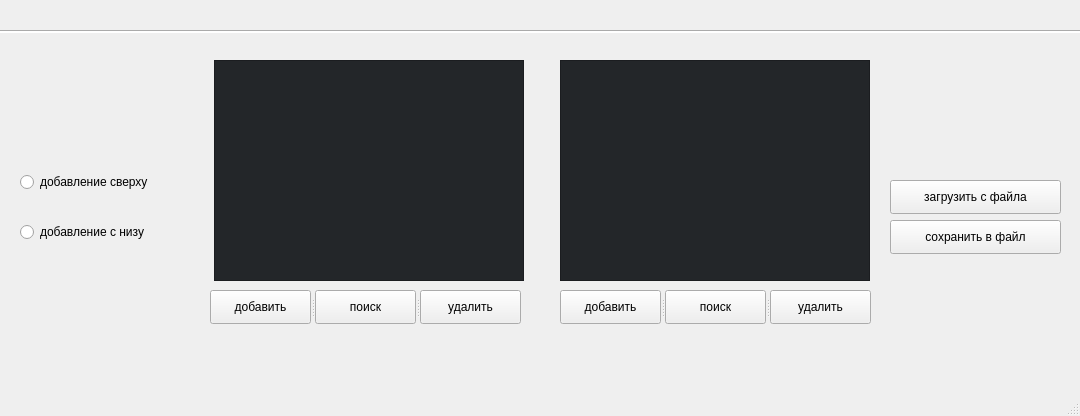
<?xml version="1.0" encoding="UTF-8"?>
<ui version="4.0">
 <class>MainWindow</class>
 <widget class="QMainWindow" name="MainWindow">
  <property name="geometry">
   <rect>
    <x>0</x>
    <y>0</y>
    <width>1080</width>
    <height>416</height>
   </rect>
  </property>
  <property name="minimumSize">
   <size>
    <width>1080</width>
    <height>416</height>
   </size>
  </property>
  <property name="maximumSize">
   <size>
    <width>1080</width>
    <height>416</height>
   </size>
  </property>
  <property name="windowTitle">
   <string>MainWindow</string>
  </property>
  <widget class="QWidget" name="centralwidget">
   <widget class="QListWidget" name="list">
    <property name="enabled">
     <bool>true</bool>
    </property>
    <property name="geometry">
     <rect>
      <x>214</x>
      <y>60</y>
      <width>310</width>
      <height>221</height>
     </rect>
    </property>
    <property name="sizePolicy">
     <sizepolicy hsizetype="Fixed" vsizetype="Expanding">
      <horstretch>0</horstretch>
      <verstretch>0</verstretch>
     </sizepolicy>
    </property>
    <property name="styleSheet">
     <string notr="true">background-color: #232629;</string>
    </property>
   </widget>
   <widget class="QListWidget" name="stack">
    <property name="geometry">
     <rect>
      <x>560</x>
      <y>60</y>
      <width>310</width>
      <height>221</height>
     </rect>
    </property>
    <property name="sizePolicy">
     <sizepolicy hsizetype="Fixed" vsizetype="Fixed">
      <horstretch>0</horstretch>
      <verstretch>0</verstretch>
     </sizepolicy>
    </property>
    <property name="minimumSize">
     <size>
      <width>310</width>
      <height>221</height>
     </size>
    </property>
    <property name="maximumSize">
     <size>
      <width>310</width>
      <height>221</height>
     </size>
    </property>
    <property name="styleSheet">
     <string notr="true">background-color: #232629</string>
    </property>
   </widget>
   <widget class="List_condition" name="progress_list" native="true">
    <property name="geometry">
     <rect>
      <x>20</x>
      <y>60</y>
      <width>180</width>
      <height>100</height>
     </rect>
    </property>
    <property name="minimumSize">
     <size>
      <width>180</width>
      <height>100</height>
     </size>
    </property>
    <property name="maximumSize">
     <size>
      <width>180</width>
      <height>100</height>
     </size>
    </property>
   </widget>
   <widget class="Stack_condition" name="progress_stack" native="true">
    <property name="geometry">
     <rect>
      <x>875</x>
      <y>60</y>
      <width>180</width>
      <height>100</height>
     </rect>
    </property>
    <property name="sizePolicy">
     <sizepolicy hsizetype="Fixed" vsizetype="Preferred">
      <horstretch>0</horstretch>
      <verstretch>0</verstretch>
     </sizepolicy>
    </property>
    <property name="minimumSize">
     <size>
      <width>180</width>
      <height>100</height>
     </size>
    </property>
    <property name="maximumSize">
     <size>
      <width>180</width>
      <height>100</height>
     </size>
    </property>
   </widget>
   <widget class="QRadioButton" name="input_up">
    <property name="geometry">
     <rect>
      <x>20</x>
      <y>170</y>
      <width>174</width>
      <height>24</height>
     </rect>
    </property>
    <property name="text">
     <string>добавление сверху</string>
    </property>
   </widget>
   <widget class="QRadioButton" name="input_down">
    <property name="geometry">
     <rect>
      <x>20</x>
      <y>220</y>
      <width>171</width>
      <height>24</height>
     </rect>
    </property>
    <property name="text">
     <string>добавление с низу</string>
    </property>
   </widget>
   <widget class="frame" name="widget" native="true">
    <property name="enabled">
     <bool>true</bool>
    </property>
    <property name="geometry">
     <rect>
      <x>0</x>
      <y>0</y>
      <width>1080</width>
      <height>40</height>
     </rect>
    </property>
    <property name="maximumSize">
     <size>
      <width>1080</width>
      <height>40</height>
     </size>
    </property>
    <property name="autoFillBackground">
     <bool>true</bool>
    </property>
    <property name="styleSheet">
     <string notr="true"/>
    </property>
   </widget>
   <widget class="Line" name="line">
    <property name="geometry">
     <rect>
      <x>0</x>
      <y>30</y>
      <width>1080</width>
      <height>3</height>
     </rect>
    </property>
    <property name="styleSheet">
     <string notr="true">background-color: rgb(255, 255, 255);</string>
    </property>
    <property name="orientation">
     <enum>Qt::Horizontal</enum>
    </property>
   </widget>
   <widget class="QSplitter" name="splitter_2">
    <property name="geometry">
     <rect>
      <x>210</x>
      <y>290</y>
      <width>311</width>
      <height>34</height>
     </rect>
    </property>
    <property name="orientation">
     <enum>Qt::Horizontal</enum>
    </property>
    <widget class="QPushButton" name="input_list">
     <property name="text">
      <string>добавить</string>
     </property>
    </widget>
    <widget class="QPushButton" name="search_list">
     <property name="text">
      <string>поиск</string>
     </property>
    </widget>
    <widget class="QPushButton" name="delete_list">
     <property name="text">
      <string>удалить</string>
     </property>
    </widget>
   </widget>
   <widget class="QSplitter" name="splitter">
    <property name="geometry">
     <rect>
      <x>560</x>
      <y>290</y>
      <width>311</width>
      <height>34</height>
     </rect>
    </property>
    <property name="orientation">
     <enum>Qt::Horizontal</enum>
    </property>
    <widget class="QPushButton" name="input_stack">
     <property name="text">
      <string>добавить</string>
     </property>
    </widget>
    <widget class="QPushButton" name="search_stack">
     <property name="text">
      <string>поиск</string>
     </property>
    </widget>
    <widget class="QPushButton" name="delete_stack">
     <property name="text">
      <string>удалить</string>
     </property>
    </widget>
   </widget>
   <widget class="QPushButton" name="donload_json">
    <property name="geometry">
     <rect>
      <x>890</x>
      <y>180</y>
      <width>171</width>
      <height>34</height>
     </rect>
    </property>
    <property name="text">
     <string>загрузить с файла</string>
    </property>
   </widget>
   <widget class="QPushButton" name="save_json">
    <property name="geometry">
     <rect>
      <x>890</x>
      <y>220</y>
      <width>171</width>
      <height>34</height>
     </rect>
    </property>
    <property name="text">
     <string>сохранить в файл</string>
    </property>
   </widget>
  </widget>
  <widget class="QMenuBar" name="menubar">
   <property name="geometry">
    <rect>
     <x>0</x>
     <y>0</y>
     <width>1080</width>
     <height>30</height>
    </rect>
   </property>
  </widget>
  <widget class="QStatusBar" name="statusbar"/>
 </widget>
 <customwidgets>
  <customwidget>
   <class>Stack_condition</class>
   <extends>QWidget</extends>
   <header location="global">stack_condition.h</header>
   <container>1</container>
  </customwidget>
  <customwidget>
   <class>List_condition</class>
   <extends>QWidget</extends>
   <header location="global">list_condition.h</header>
   <container>1</container>
  </customwidget>
  <customwidget>
   <class>frame</class>
   <extends>QWidget</extends>
   <header location="global">frame.h</header>
   <container>1</container>
  </customwidget>
 </customwidgets>
 <resources/>
 <connections/>
</ui>
